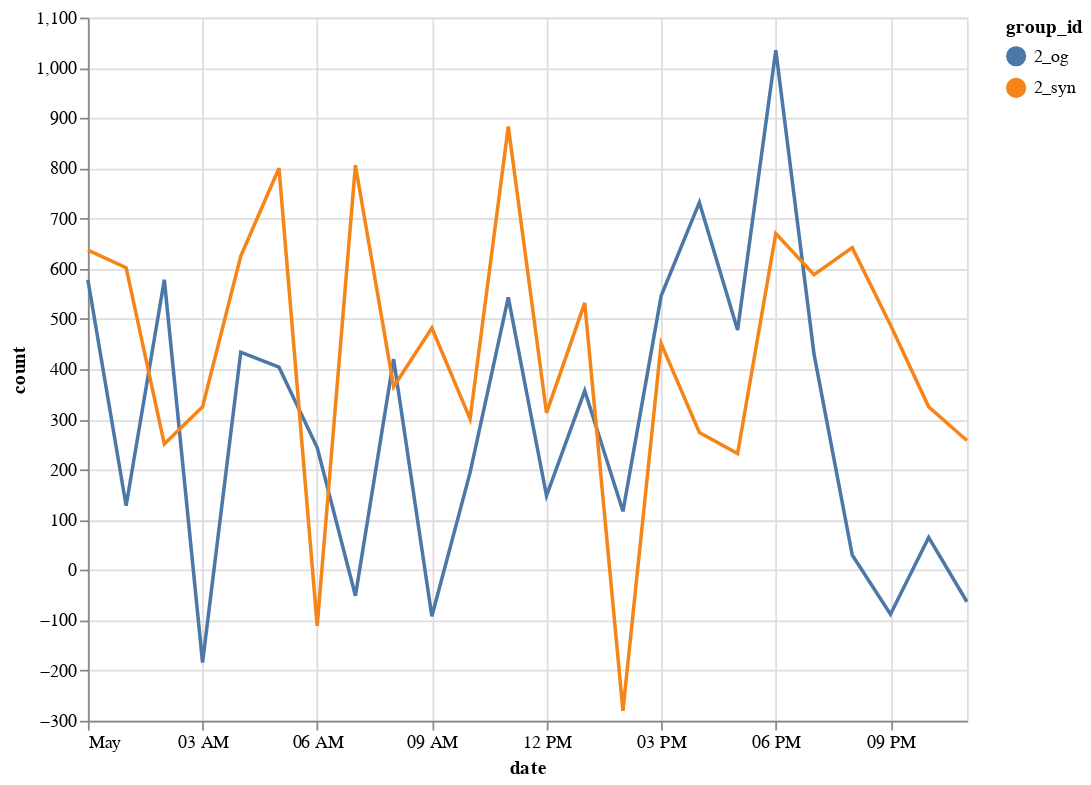

The cell this chart's notebook holds for it:
### Code cell
df_vis = pd.concat([df[df.group_id.isin(["2_og"])], df_synthesized[df_synthesized.group_id.isin(["2_syn"])]], ignore_index=True)
plot_timeseries(df_vis)

### Figure 1 — Vega-Lite specification as saved in the notebook (floating-point values rounded to 4 significant figures)
{"config": {"view": {"continuousWidth": 400, "continuousHeight": 300}}, "layer": [{"mark": "line", "encoding": {"color": {"field": "group_id", "type": "nominal"}, "x": {"field": "date", "type": "temporal"}, "y": {"field": "count", "type": "quantitative"}}}, {"mark": {"type": "rule", "color": "#aaa"}, "encoding": {"x": {"field": "date", "type": "temporal"}}, "transform": [{"filter": {"selection": "selector008"}}]}, {"mark": "circle", "encoding": {"color": {"field": "group_id", "type": "nominal"}, "opacity": {"condition": {"value": 1, "selection": "selector008"}, "value": 0}, "x": {"field": "date", "type": "temporal"}, "y": {"field": "count", "type": "quantitative"}}, "selection": {"selector008": {"type": "single", "encodings": ["x"], "on": "mouseover", "nearest": true, "empty": "none"}}}, {"mark": {"type": "text", "align": "left", "dx": 5, "dy": -5, "stroke": "white", "strokeWidth": 2}, "encoding": {"color": {"field": "group_id", "type": "nominal"}, "text": {"field": "count", "type": "quantitative"}, "x": {"field": "date", "type": "temporal"}, "y": {"field": "count", "type": "quantitative"}}, "transform": [{"filter": {"selection": "selector008"}}]}, {"mark": {"type": "text", "align": "left", "dx": 5, "dy": -5}, "encoding": {"color": {"field": "group_id", "type": "nominal"}, "text": {"field": "count", "type": "quantitative"}, "x": {"field": "date", "type": "temporal"}, "y": {"field": "count", "type": "quantitative"}}, "transform": [{"filter": {"selection": "selector008"}}]}], "data": {"name": "data-2b7f008a7821b6b053214620510cc31e"}, "height": 400, "width": 500, "$schema": "https://vega.github.io/schema/vega-lite/v4.17.0.json", "datasets": {"data-2b7f008a7821b6b053214620510cc31e": [{"websiteName": "okaz.com.sa", "category": "arts&entertainment", "country": "saudi arabia", "state": "makkah al mukarramah", "city": "jeddah", "os": "iOS", "device": "mobile", "product": "RotatingCube", "date": "2022-05-01T00:00:00", "count": 578, "group_id": "2_og"}, {"websiteName": "okaz.com.sa", "category": "arts&entertainment", "country": "saudi arabia", "state": "makkah al mukarramah", "city": "jeddah", "os": "iOS", "device": "mobile", "product": "RotatingCube", "date": "2022-05-01T01:00:00", "count": 128, "group_id": "2_og"}, {"websiteName": "okaz.com.sa", "category": "arts&entertainment", "country": "saudi arabia", "state": "makkah al mukarramah", "city": "jeddah", "os": "iOS", "device": "mobile", "product": "RotatingCube", "date": "2022-05-01T02:00:00", "count": 578, "group_id": "2_og"}, {"websiteName": "okaz.com.sa", "category": "arts&entertainment", "country": "saudi arabia", "state": "makkah al mukarramah", "city": "jeddah", "os": "iOS", "device": "mobile", "product": "RotatingCube", "date": "2022-05-01T03:00:00", "count": -184, "group_id": "2_og"}, {"websiteName": "okaz.com.sa", "category": "arts&entertainment", "country": "saudi arabia", "state": "makkah al mukarramah", "city": "jeddah", "os": "iOS", "device": "mobile", "product": "RotatingCube", "date": "2022-05-01T04:00:00", "count": 434, "group_id": "2_og"}, {"websiteName": "okaz.com.sa", "category": "arts&entertainment", "country": "saudi arabia", "state": "makkah al mukarramah", "city": "jeddah", "os": "iOS", "device": "mobile", "product": "RotatingCube", "date": "2022-05-01T05:00:00", "count": 404, "group_id": "2_og"}, {"websiteName": "okaz.com.sa", "category": "arts&entertainment", "country": "saudi arabia", "state": "makkah al mukarramah", "city": "jeddah", "os": "iOS", "device": "mobile", "product": "RotatingCube", "date": "2022-05-01T06:00:00", "count": 244, "group_id": "2_og"}, {"websiteName": "okaz.com.sa", "category": "arts&entertainment", "country": "saudi arabia", "state": "makkah al mukarramah", "city": "jeddah", "os": "iOS", "device": "mobile", "product": "RotatingCube", "date": "2022-05-01T07:00:00", "count": -51, "group_id": "2_og"}, {"websiteName": "okaz.com.sa", "category": "arts&entertainment", "country": "saudi arabia", "state": "makkah al mukarramah", "city": "jeddah", "os": "iOS", "device": "mobile", "product": "RotatingCube", "date": "2022-05-01T08:00:00", "count": 420, "group_id": "2_og"}, {"websiteName": "okaz.com.sa", "category": "arts&entertainment", "country": "saudi arabia", "state": "makkah al mukarramah", "city": "jeddah", "os": "iOS", "device": "mobile", "product": "RotatingCube", "date": "2022-05-01T09:00:00", "count": -92, "group_id": "2_og"}, {"websiteName": "okaz.com.sa", "category": "arts&entertainment", "country": "saudi arabia", "state": "makkah al mukarramah", "city": "jeddah", "os": "iOS", "device": "mobile", "product": "RotatingCube", "date": "2022-05-01T10:00:00", "count": 194, "group_id": "2_og"}, {"websiteName": "okaz.com.sa", "category": "arts&entertainment", "country": "saudi arabia", "state": "makkah al mukarramah", "city": "jeddah", "os": "iOS", "device": "mobile", "product": "RotatingCube", "date": "2022-05-01T11:00:00", "count": 543, "group_id": "2_og"}, {"websiteName": "okaz.com.sa", "category": "arts&entertainment", "country": "saudi arabia", "state": "makkah al mukarramah", "city": "jeddah", "os": "iOS", "device": "mobile", "product": "RotatingCube", "date": "2022-05-01T12:00:00", "count": 148, "group_id": "2_og"}, {"websiteName": "okaz.com.sa", "category": "arts&entertainment", "country": "saudi arabia", "state": "makkah al mukarramah", "city": "jeddah", "os": "iOS", "device": "mobile", "product": "RotatingCube", "date": "2022-05-01T13:00:00", "count": 357, "group_id": "2_og"}, {"websiteName": "okaz.com.sa", "category": "arts&entertainment", "country": "saudi arabia", "state": "makkah al mukarramah", "city": "jeddah", "os": "iOS", "device": "mobile", "product": "RotatingCube", "date": "2022-05-01T14:00:00", "count": 117, "group_id": "2_og"}, {"websiteName": "okaz.com.sa", "category": "arts&entertainment", "country": "saudi arabia", "state": "makkah al mukarramah", "city": "jeddah", "os": "iOS", "device": "mobile", "product": "RotatingCube", "date": "2022-05-01T15:00:00", "count": 546, "group_id": "2_og"}, {"websiteName": "okaz.com.sa", "category": "arts&entertainment", "country": "saudi arabia", "state": "makkah al mukarramah", "city": "jeddah", "os": "iOS", "device": "mobile", "product": "RotatingCube", "date": "2022-05-01T16:00:00", "count": 732, "group_id": "2_og"}, {"websiteName": "okaz.com.sa", "category": "arts&entertainment", "country": "saudi arabia", "state": "makkah al mukarramah", "city": "jeddah", "os": "iOS", "device": "mobile", "product": "RotatingCube", "date": "2022-05-01T17:00:00", "count": 478, "group_id": "2_og"}, {"websiteName": "okaz.com.sa", "category": "arts&entertainment", "country": "saudi arabia", "state": "makkah al mukarramah", "city": "jeddah", "os": "iOS", "device": "mobile", "product": "RotatingCube", "date": "2022-05-01T18:00:00", "count": 1035, "group_id": "2_og"}, {"websiteName": "okaz.com.sa", "category": "arts&entertainment", "country": "saudi arabia", "state": "makkah al mukarramah", "city": "jeddah", "os": "iOS", "device": "mobile", "product": "RotatingCube", "date": "2022-05-01T19:00:00", "count": 430, "group_id": "2_og"}, {"websiteName": "okaz.com.sa", "category": "arts&entertainment", "country": "saudi arabia", "state": "makkah al mukarramah", "city": "jeddah", "os": "iOS", "device": "mobile", "product": "RotatingCube", "date": "2022-05-01T20:00:00", "count": 30, "group_id": "2_og"}, {"websiteName": "okaz.com.sa", "category": "arts&entertainment", "country": "saudi arabia", "state": "makkah al mukarramah", "city": "jeddah", "os": "iOS", "device": "mobile", "product": "RotatingCube", "date": "2022-05-01T21:00:00", "count": -88, "group_id": "2_og"}, {"websiteName": "okaz.com.sa", "category": "arts&entertainment", "country": "saudi arabia", "state": "makkah al mukarramah", "city": "jeddah", "os": "iOS", "device": "mobile", "product": "RotatingCube", "date": "2022-05-01T22:00:00", "count": 65, "group_id": "2_og"}, {"websiteName": "okaz.com.sa", "category": "arts&entertainment", "country": "saudi arabia", "state": "makkah al mukarramah", "city": "jeddah", "os": "iOS", "device": "mobile", "product": "RotatingCube", "date": "2022-05-01T23:00:00", "count": -63, "group_id": "2_og"}, {"websiteName": "okaz.com.sa", "category": "arts&entertainment", "country": "saudi arabia", "state": "makkah al mukarramah", "city": "jeddah", "os": "iOS", "device": "mobile", "product": "RotatingCube", "date": "2022-05-01T00:00:00", "count": 637, "group_id": "2_syn"}, {"websiteName": "okaz.com.sa", "category": "arts&entertainment", "country": "saudi arabia", "state": "makkah al mukarramah", "city": "jeddah", "os": "iOS", "device": "mobile", "product": "RotatingCube", "date": "2022-05-01T01:00:00", "count": 602, "group_id": "2_syn"}, {"websiteName": "okaz.com.sa", "category": "arts&entertainment", "country": "saudi arabia", "state": "makkah al mukarramah", "city": "jeddah", "os": "iOS", "device": "mobile", "product": "RotatingCube", "date": "2022-05-01T02:00:00", "count": 251, "group_id": "2_syn"}, {"websiteName": "okaz.com.sa", "category": "arts&entertainment", "country": "saudi arabia", "state": "makkah al mukarramah", "city": "jeddah", "os": "iOS", "device": "mobile", "product": "RotatingCube", "date": "2022-05-01T03:00:00", "count": 325, "group_id": "2_syn"}, {"websiteName": "okaz.com.sa", "category": "arts&entertainment", "country": "saudi arabia", "state": "makkah al mukarramah", "city": "jeddah", "os": "iOS", "device": "mobile", "product": "RotatingCube", "date": "2022-05-01T04:00:00", "count": 625, "group_id": "2_syn"}, {"websiteName": "okaz.com.sa", "category": "arts&entertainment", "country": "saudi arabia", "state": "makkah al mukarramah", "city": "jeddah", "os": "iOS", "device": "mobile", "product": "RotatingCube", "date": "2022-05-01T05:00:00", "count": 800, "group_id": "2_syn"}, {"websiteName": "okaz.com.sa", "category": "arts&entertainment", "country": "saudi arabia", "state": "makkah al mukarramah", "city": "jeddah", "os": "iOS", "device": "mobile", "product": "RotatingCube", "date": "2022-05-01T06:00:00", "count": -111, "group_id": "2_syn"}, {"websiteName": "okaz.com.sa", "category": "arts&entertainment", "country": "saudi arabia", "state": "makkah al mukarramah", "city": "jeddah", "os": "iOS", "device": "mobile", "product": "RotatingCube", "date": "2022-05-01T07:00:00", "count": 806, "group_id": "2_syn"}, {"websiteName": "okaz.com.sa", "category": "arts&entertainment", "country": "saudi arabia", "state": "makkah al mukarramah", "city": "jeddah", "os": "iOS", "device": "mobile", "product": "RotatingCube", "date": "2022-05-01T08:00:00", "count": 365, "group_id": "2_syn"}, {"websiteName": "okaz.com.sa", "category": "arts&entertainment", "country": "saudi arabia", "state": "makkah al mukarramah", "city": "jeddah", "os": "iOS", "device": "mobile", "product": "RotatingCube", "date": "2022-05-01T09:00:00", "count": 482, "group_id": "2_syn"}, {"websiteName": "okaz.com.sa", "category": "arts&entertainment", "country": "saudi arabia", "state": "makkah al mukarramah", "city": "jeddah", "os": "iOS", "device": "mobile", "product": "RotatingCube", "date": "2022-05-01T10:00:00", "count": 301, "group_id": "2_syn"}, {"websiteName": "okaz.com.sa", "category": "arts&entertainment", "country": "saudi arabia", "state": "makkah al mukarramah", "city": "jeddah", "os": "iOS", "device": "mobile", "product": "RotatingCube", "date": "2022-05-01T11:00:00", "count": 883, "group_id": "2_syn"}, {"websiteName": "okaz.com.sa", "category": "arts&entertainment", "country": "saudi arabia", "state": "makkah al mukarramah", "city": "jeddah", "os": "iOS", "device": "mobile", "product": "RotatingCube", "date": "2022-05-01T12:00:00", "count": 313, "group_id": "2_syn"}, {"websiteName": "okaz.com.sa", "category": "arts&entertainment", "country": "saudi arabia", "state": "makkah al mukarramah", "city": "jeddah", "os": "iOS", "device": "mobile", "product": "RotatingCube", "date": "2022-05-01T13:00:00", "count": 532, "group_id": "2_syn"}, {"websiteName": "okaz.com.sa", "category": "arts&entertainment", "country": "saudi arabia", "state": "makkah al mukarramah", "city": "jeddah", "os": "iOS", "device": "mobile", "product": "RotatingCube", "date": "2022-05-01T14:00:00", "count": -280, "group_id": "2_syn"}, {"websiteName": "okaz.com.sa", "category": "arts&entertainment", "country": "saudi arabia", "state": "makkah al mukarramah", "city": "jeddah", "os": "iOS", "device": "mobile", "product": "RotatingCube", "date": "2022-05-01T15:00:00", "count": 451, "group_id": "2_syn"}, {"websiteName": "okaz.com.sa", "category": "arts&entertainment", "country": "saudi arabia", "state": "makkah al mukarramah", "city": "jeddah", "os": "iOS", "device": "mobile", "product": "RotatingCube", "date": "2022-05-01T16:00:00", "count": 274, "group_id": "2_syn"}, {"websiteName": "okaz.com.sa", "category": "arts&entertainment", "country": "saudi arabia", "state": "makkah al mukarramah", "city": "jeddah", "os": "iOS", "device": "mobile", "product": "RotatingCube", "date": "2022-05-01T17:00:00", "count": 232, "group_id": "2_syn"}, {"websiteName": "okaz.com.sa", "category": "arts&entertainment", "country": "saudi arabia", "state": "makkah al mukarramah", "city": "jeddah", "os": "iOS", "device": "mobile", "product": "RotatingCube", "date": "2022-05-01T18:00:00", "count": 670, "group_id": "2_syn"}, {"websiteName": "okaz.com.sa", "category": "arts&entertainment", "country": "saudi arabia", "state": "makkah al mukarramah", "city": "jeddah", "os": "iOS", "device": "mobile", "product": "RotatingCube", "date": "2022-05-01T19:00:00", "count": 588, "group_id": "2_syn"}, {"websiteName": "okaz.com.sa", "category": "arts&entertainment", "country": "saudi arabia", "state": "makkah al mukarramah", "city": "jeddah", "os": "iOS", "device": "mobile", "product": "RotatingCube", "date": "2022-05-01T20:00:00", "count": 642, "group_id": "2_syn"}, {"websiteName": "okaz.com.sa", "category": "arts&entertainment", "country": "saudi arabia", "state": "makkah al mukarramah", "city": "jeddah", "os": "iOS", "device": "mobile", "product": "RotatingCube", "date": "2022-05-01T21:00:00", "count": 488, "group_id": "2_syn"}, {"websiteName": "okaz.com.sa", "category": "arts&entertainment", "country": "saudi arabia", "state": "makkah al mukarramah", "city": "jeddah", "os": "iOS", "device": "mobile", "product": "RotatingCube", "date": "2022-05-01T22:00:00", "count": 325, "group_id": "2_syn"}, {"websiteName": "okaz.com.sa", "category": "arts&entertainment", "country": "saudi arabia", "state": "makkah al mukarramah", "city": "jeddah", "os": "iOS", "device": "mobile", "product": "RotatingCube", "date": "2022-05-01T23:00:00", "count": 258, "group_id": "2_syn"}]}}
